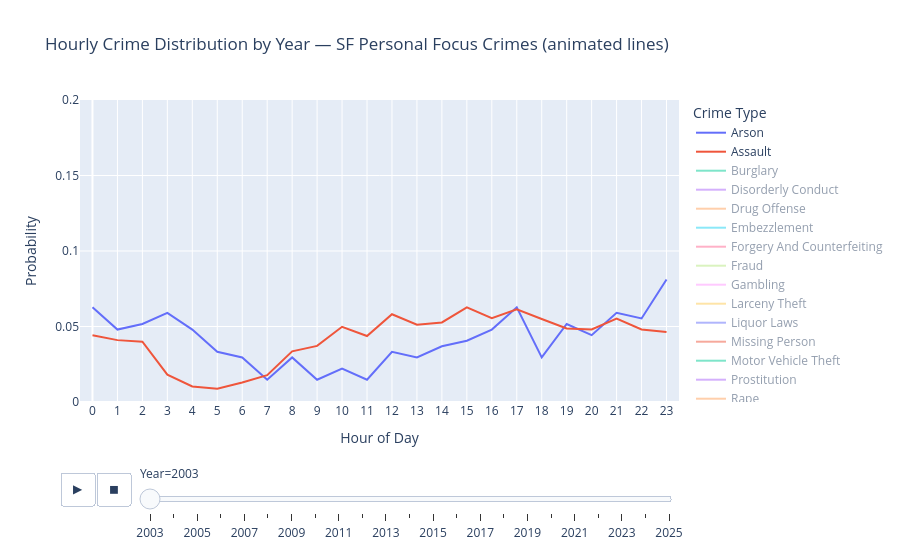
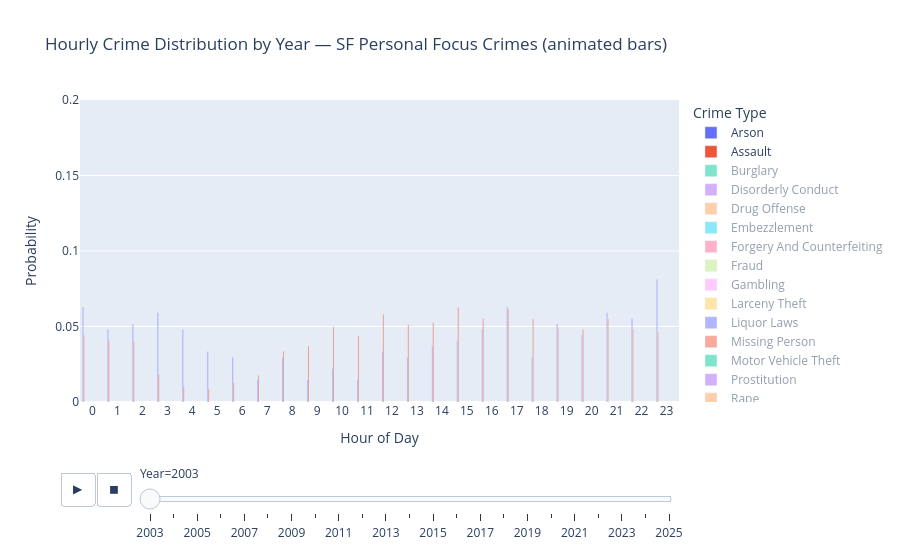

The notebook cell these images were saved under, in order:
### Markdown cell above
> *Exercise 2.2*: Animated crime patterns.
>
> One of Plotly's powerful features is built-in animation. Let's use it to show how hourly crime patterns have changed over time.
>
> * Take the concept of normalized hourly distributions, but now compute one **separately for each year** (still for each of your Personal Focus Crimes).
>    * Take a look at the yearly counts. If some crime-types drop precipitously at some point, it might create noisy plots.
> * Create an animated **line chart** using Plotly Express's `animation_frame` parameter. Each frame should show one year's hourly distribution. Here's a sense of how to build the animation:
>
> ```python
> fig = px.line(your_dataframe, 
>              x='Hour', y='NormalizedCount', color='CrimeType',
>              animation_frame='Year',
>              title='Come up with an appropriate title!',
>              range_y=[0, 0.2])
> fig.show()
> ```
>
> * **Important**: Set `range_y` to fix the y-axis range across all frames. Without this, Plotly will auto-scale each frame independently, which makes it difficult/impossible to compare across years. (This is a real-world pitfall — animated charts that silently re-scale their axes can be deeply misleading. Remember the perceptual errors discussion from Week 5?)
> * With 9+ crime types on screen at once, the plot can get crowded. Consider starting with only one or two traces visible and letting the user toggle the rest on via the legend. You already know how to use `fig.update_traces(visible='legendonly')` — but for animated charts you'll also need to set visibility on each animation frame. <font color=gray>It's fine to ask your LLM how to do this.</font>
> * Hit play and watch the distributions evolve. Comment on what you see:
>   - Do any crime types shift their hourly pattern noticeably over the years?
>   - Can you spot the effect of COVID (2020-2021) on the patterns?
>   - Connecting to the note above: Do any crime types have distributions that become noticeably noisier in recent years? If so, why might that be?
> * Now try the same visualization as a **bar chart** instead of a line chart (hint: `px.bar` works with the same arguments, use `barmode='group'`). Which representation makes the temporal evolution easier to see — the animated lines or the animated bars? Why?
> * Reflect: is animation an effective way to explore this data, or would a different approach (e.g., small multiples — one static subplot per year) work better? What are the trade-offs?

<div class="alert alert-block alert-info">
It's OK to use your LLM for the code here. The observations and reflection should be your own.
</div>

### Code cell
# Exercise 2.2 — Animated crime patterns

# Build per-year normalized hourly distributions
df_complete["Year"] = df_complete["Incident Date"].dt.year

hourly_yearly = (
    df_complete[df_complete["Unified Category"].isin(focus_crimes)]
    .groupby(["Year", "Hour", "Unified Category"])
    .size()
    .reset_index(name="Count")
    .rename(columns={"Unified Category": "CrimeType"})
)

# Normalize within each (Year, CrimeType) pair
hourly_yearly["NormalizedCount"] = hourly_yearly["Count"] / hourly_yearly.groupby(
    ["Year", "CrimeType"]
)["Count"].transform("sum")

# Sort so animation frames are in chronological order
hourly_yearly = hourly_yearly.sort_values(["Year", "CrimeType", "Hour"])

# Only hide on fig.data (initial render) — NOT in frames.
# If frames carry a 'visible' key they override user toggles on every frame transition.
first_crimes = sorted(hourly_yearly["CrimeType"].unique())[:2]


def hide_initial(fig, first_crimes):
    for trace in fig.data:
        if trace["name"] not in first_crimes:
            trace["visible"] = "legendonly"


# ── Animated line chart ───────────────────────────────────────────────────────
fig_line = px.line(
    hourly_yearly,
    x="Hour",
    y="NormalizedCount",
    color="CrimeType",
    animation_frame="Year",
    title="Hourly Crime Distribution by Year — SF Personal Focus Crimes (animated lines)",
    labels={
        "NormalizedCount": "Probability",
        "Hour": "Hour of Day",
        "CrimeType": "Crime Type",
    },
    range_x=[-0.5, 23.5],
    range_y=[0, 0.20],
)

hide_initial(fig_line, first_crimes)

fig_line.update_layout(
    xaxis=dict(tickmode="linear", tick0=0, dtick=1),
    legend=dict(x=1.02, y=1, xanchor="left", yanchor="top", title="Crime Type"),
)
fig_line.show()

# ── Animated bar chart ────────────────────────────────────────────────────────
fig_bar = px.bar(
    hourly_yearly,
    x="Hour",
    y="NormalizedCount",
    color="CrimeType",
    animation_frame="Year",
    barmode="group",
    title="Hourly Crime Distribution by Year — SF Personal Focus Crimes (animated bars)",
    labels={
        "NormalizedCount": "Probability",
        "Hour": "Hour of Day",
        "CrimeType": "Crime Type",
    },
    range_x=[-0.5, 23.5],
    range_y=[0, 0.20],
)

hide_initial(fig_bar, first_crimes)

fig_bar.update_layout(
    xaxis=dict(tickmode="linear", tick0=0, dtick=1),
    legend=dict(x=1.02, y=1, xanchor="left", yanchor="top", title="Crime Type"),
)
fig_bar.show()
